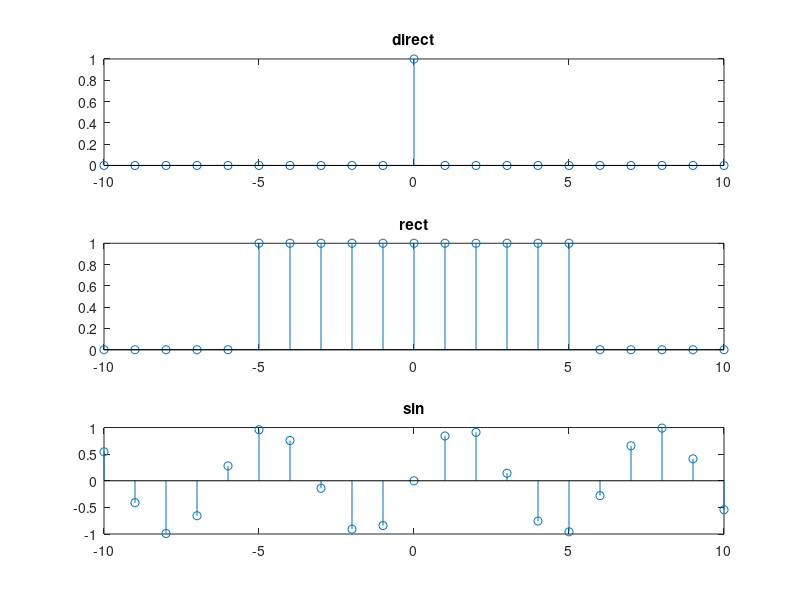

Recreate this plot in MATLAB.
clc 
clear all
n = -10:10

direct = 1.*(n ==0);
subplot(3,1,1)
stem(n,direct)
title('direct')

rect = 1.*((n >=-5).*(n <=5));
subplot(3,1,2)
stem(n,rect);
title('rect')

sine = sin(n);
subplot(3,1,3)
stem(n,sine)
title('sin')
